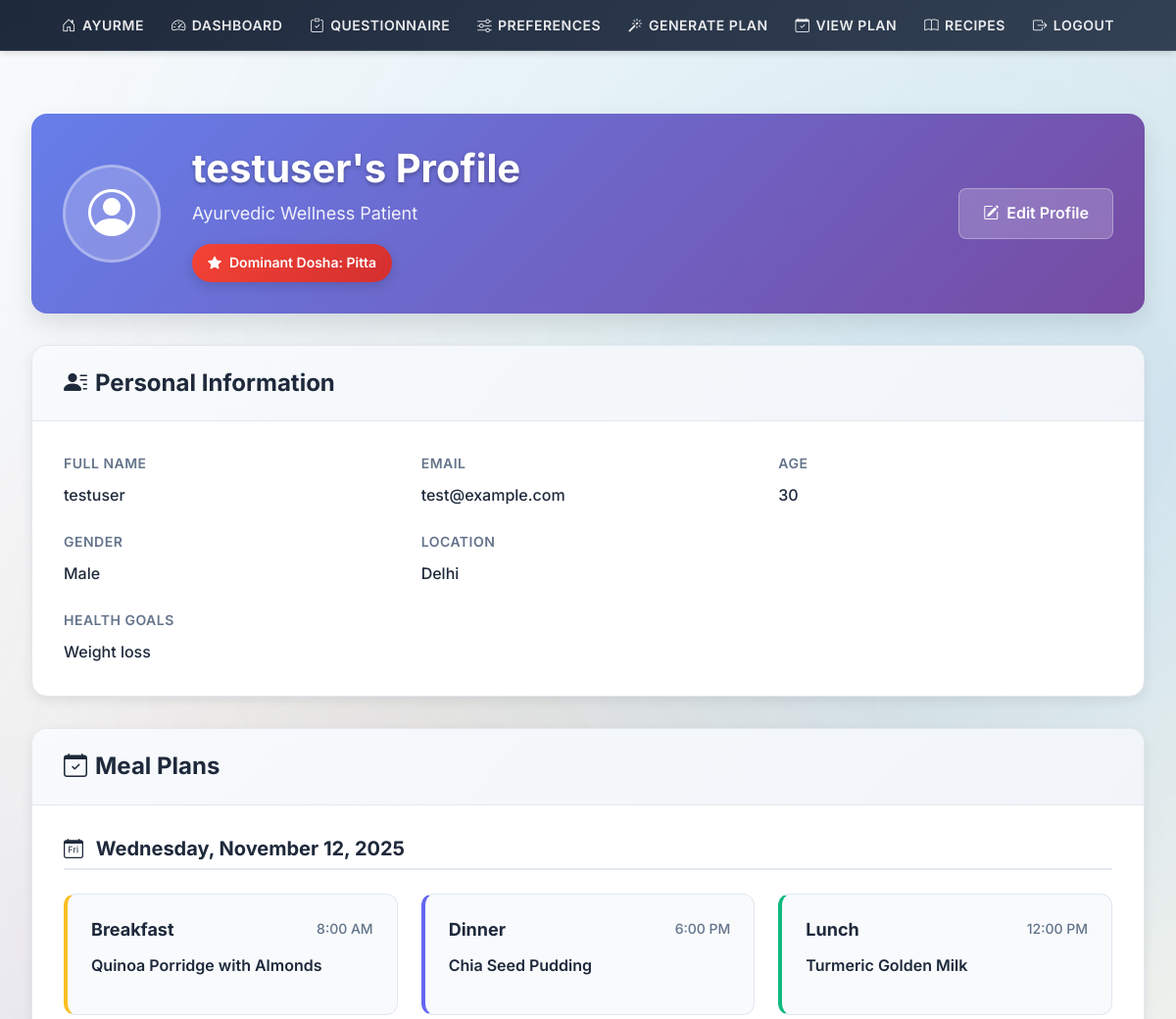
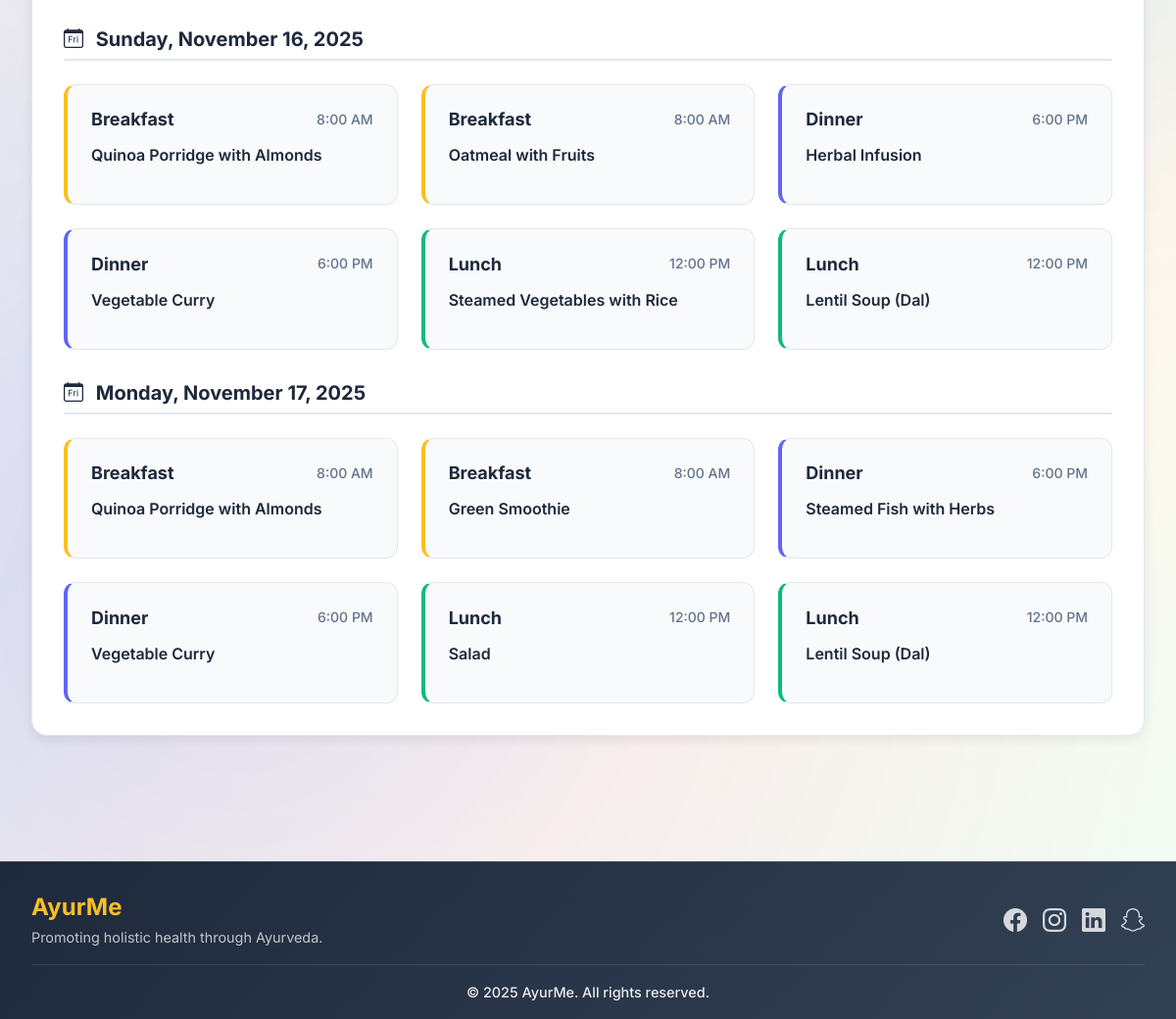
Page /profile/ (signed in) on the committed database (2 pictures, top to bottom).
### users/models.py (models this page shows)
class PatientProfile(models.Model):
    user = models.OneToOneField(User, on_delete=models.CASCADE)
    age = models.IntegerField(blank=True, null=True)
    gender = models.CharField(max_length=10, choices=[('Male', 'Male'), ('Female', 'Female'), ('Other', 'Other')])
    location = models.CharField(max_length=100)
    dominant_dosha = models.CharField(max_length=10, choices=[('Vata', 'Vata'), ('Pitta', 'Pitta'), ('Kapha', 'Kapha')], blank=True, null=True)
    health_goals = models.TextField(blank=True, null=True)

### planning/models.py (models this page shows)
class MealPlan(models.Model):
    patient = models.ForeignKey(PatientProfile, on_delete=models.CASCADE)
    date = models.DateField()
    meal_type = models.CharField(max_length=10, choices=[('Breakfast', 'Breakfast'), ('Lunch', 'Lunch'), ('Dinner', 'Dinner')])
    recipe = models.ForeignKey(Recipe, on_delete=models.CASCADE)

### nutrition/models.py (models this page shows, shortened)
class Recipe(models.Model):
    name = models.CharField(max_length=200)
    image = models.URLField(blank=True, null=True)
    recipe_text = models.TextField()
    meal_time = models.CharField(max_length=10, choices=[('Breakfast', 'Breakfast'), ('Lunch', 'Lunch'), ('Dinner', 'Dinner')])
    food_type = models.CharField(max_length=20, choices=[('Beverage', 'Beverage'), ('Main Course', 'Main Course'), ('Side', 'Side')])
    pacifies = models.CharField(max_length=50, blank=True)  # e.g., 'Vata, Pitta'
    aggravates = models.CharField(max_length=50, blank=True)  # e.g., 'Kapha'
    specific_conditions = models.CharField(max_length=200, blank=True)  # e.g., 'Indigestion, Low Energy'
    ingredients = models.TextField(blank=True)  # Key ingredients for the recipe

### users/views.py (the view)
# urls.py: path('profile/', views.profile, name='profile'),
@login_required
def profile(request):
    profile = get_object_or_404(PatientProfile, user=request.user)
    responses = PatientResponse.objects.filter(patient=profile).select_related('question')
    preferences = FoodPreference.objects.filter(patient=profile)
    meal_plans = MealPlan.objects.filter(patient=profile).select_related('recipe').order_by('date', 'meal_type')
    meal_plans_by_date = {}
    for plan in meal_plans:
        date_str = plan.date.strftime('%Y-%m-%d')
        if date_str not in meal_plans_by_date:
            meal_plans_by_date[date_str] = {'date': plan.date, 'meals': []}
        meal_plans_by_date[date_str]['meals'].append(plan)
    context = {
        'profile': profile,
        'responses': responses,
        'preferences': preferences,
        'meal_plans_by_date': meal_plans_by_date,
    }
    return render(request, 'users/profile.html', context)

### users/templates/users/profile.html (shortened to what this page needs)
{% extends 'base.html' %}
{% block content %}
<div class="profile-container">
    <div class="profile-header">
        <div class="profile-header-content">
            <div class="profile-avatar">
                <i class="bi bi-person-circle"></i>
            </div>
            <div class="profile-info">
                <h1 class="profile-name">{{ user.username }}'s Profile</h1>
                <p class="profile-role">Ayurvedic Wellness Patient</p>
                {% if profile.dominant_dosha %}
                    <div class="dosha-badge dosha-{{ profile.dominant_dosha|lower }}">
                        <i class="bi bi-star-fill me-2"></i>
                        Dominant Dosha: {{ profile.dominant_dosha }}
                    </div>
                {% endif %}
            </div>
            <div class="profile-actions">
                <a href="{% url 'edit_profile' %}" class="btn-edit-profile">
                    <i class="bi bi-pencil-square me-2"></i>Edit Profile
                </a>
            </div>
        </div>
    </div>
    <div class="profile-sections">
        <div class="profile-section">
            <div class="section-header">
                <h2 class="section-title">
                    <i class="bi bi-person-lines-fill me-2"></i>Personal Information
                </h2>
            </div>
            <div class="section-content">
                <div class="info-grid">
                    <div class="info-item">
                        <label class="info-label">Full Name</label>
                        <p class="info-value">{{ user.get_full_name|default:user.username }}</p>
                    </div>
                    <div class="info-item">
                        <label class="info-label">Email</label>
                        <p class="info-value">{{ user.email }}</p>
                    </div>
                    <div class="info-item">
                        <label class="info-label">Age</label>
                        <p class="info-value">{{ profile.age|default:"Not specified" }}</p>
                    </div>
                    <div class="info-item">
                        <label class="info-label">Gender</label>
                        <p class="info-value">{{ profile.get_gender_display|default:"Not specified" }}</p>
                    </div>
                    <div class="info-item">
                        <label class="info-label">Location</label>
                        <p class="info-value">{{ profile.location|default:"Not specified" }}</p>
                    </div>
                    <div class="info-item full-width">
                        <label class="info-label">Health Goals</label>
                        <p class="info-value">{{ profile.health_goals|default:"Not specified" }}</p>
                    </div>
                </div>
            </div>
        </div>
        {% if meal_plans_by_date %}
        <div class="profile-section">
            <div class="section-header">
                <h2 class="section-title">
                    <i class="bi bi-calendar-check me-2"></i>Meal Plans
                </h2>
            </div>
            <div class="section-content">
                {% for date_key, day_plan in meal_plans_by_date.items %}
                <div class="meal-plan-day">
                    <h3 class="day-date">
                        <i class="bi bi-calendar-day me-2"></i>
                        {{ day_plan.date|date:"l, F j, Y" }}
                    </h3>
                    <div class="meals-grid">
                        {% for meal in day_plan.meals %}
                        <div class="meal-item meal-{{ meal.meal_type|lower }}">
                            <div class="meal-header">
                                <h4 class="meal-type">{{ meal.get_meal_type_display }}</h4>
                                <span class="meal-time">
                                    {% if meal.meal_type == 'Breakfast' %}8:00 AM
                                    {% elif meal.meal_type == 'Lunch' %}12:00 PM
                                    {% else %}6:00 PM{% endif %}
                                </span>
                            </div>
                            <div class="meal-recipe">
                                <h5 class="recipe-name">{{ meal.recipe.name }}</h5>
                            </div>
                        </div>
                        {% endfor %}
                    </div>
                </div>
                {% endfor %}
            </div>
        </div>
        {% endif %}
    </div>
</div>
{% endblock %}

### templates/base.html (shortened to what this page needs)
{% load static %}
<!DOCTYPE html>
<html lang="en">
<head>
    <link href="https://cdn.jsdelivr.net/npm/bootstrap@5.3.0/dist/css/bootstrap.min.css" rel="stylesheet">
    <link rel="stylesheet" href="https://cdn.jsdelivr.net/npm/bootstrap-icons@1.10.0/font/bootstrap-icons.css">
</head>
<body>
    <nav class="navbar navbar-expand-lg navbar-dark">
        <div class="container-fluid">
            <div class="collapse navbar-collapse justify-content-start" id="navbarNav">
                <div class="navbar-nav">
                    <a class="nav-link" href="{% url 'home' %}">
                        <i class="bi bi-house-door"></i>{% if request.resolver_match.url_name == 'home' %}Home{% else %}AyurMe{% endif %}
                    </a>
                    {% if user.is_authenticated %}
                        <a class="nav-link" href="{% url 'dashboard' %}">
                            <i class="bi bi-speedometer2"></i>Dashboard
                        </a>
                        <a class="nav-link" href="{% url 'questionnaire' %}">
                            <i class="bi bi-clipboard-check"></i>Questionnaire
                        </a>
                        <a class="nav-link" href="{% url 'preferences' %}">
                            <i class="bi bi-sliders"></i>Preferences
                        </a>
                        <a class="nav-link" href="{% url 'generate_plan' %}">
                            <i class="bi bi-magic"></i>Generate Plan
                        </a>
                        <a class="nav-link" href="{% url 'view_plan' %}">
                            <i class="bi bi-calendar-check"></i>View Plan
                        </a>
                        <a class="nav-link" href="{% url 'nutrition:recipes_list' %}">
                            <i class="bi bi-book"></i>Recipes
                        </a>
                        <a class="nav-link" href="{% url 'logout' %}">
                            <i class="bi bi-box-arrow-right"></i>Logout
                        </a>
                    {% endif %}
                </div>
            </div>
        </div>
    </nav>
    <div class="main-content">
        {% block content %}{% endblock %}
    </div>
    <footer>
        <div class="footer-content">
            <div class="footer-top">
                <div class="footer-brand">
                    <h3>AyurMe</h3>
                    <p>Promoting holistic health through Ayurveda.</p>
                </div>
                <div class="social-media">
                    <a href="#" class="social-link" aria-label="Facebook">
                        <i class="bi bi-facebook"></i>
                    </a>
                    <a href="#" class="social-link" aria-label="Instagram">
                        <i class="bi bi-instagram"></i>
                    </a>
                    <a href="#" class="social-link" aria-label="LinkedIn">
                        <i class="bi bi-linkedin"></i>
                    </a>
                    <a href="#" class="social-link" aria-label="Snapchat">
                        <i class="bi bi-snapchat"></i>
                    </a>
                </div>
            </div>
            <div class="footer-bottom">
                <p>&copy; 2025 AyurMe. All rights reserved.</p>
            </div>
        </div>
    </footer>
</body>
</html>

### templates/base.html (style rules this page uses)
:root { --primary-color: #6366f1; --primary-dark: #4f46e5; --primary-light: #a5b4fc; --secondary-color: #f8fafc; --accent-color: #10b981; --vibrant-purple: #8b5cf6; --vibrant-teal: #06b6d4; --vibrant-orange: #f97316; --vibrant-pink: #ec4899; --vibrant-emerald: #10b981; --vibrant-indigo: #6366f1; --vibrant-amber: #f59e0b; --vibrant-rose: #f43f5e; --text-primary: #1e293b; --text-secondary: #64748b; --text-muted: #94a3b8; --border-color: #e2e8f0; --shadow-sm: 0 1px 2px 0 rgb(0 0 0 / 0.05); --shadow-md: 0 4px 6px -1px rgb(0 0 0 / 0.1), 0 2px 4px -2px rgb(0 0 0 / 0.1); --shadow-lg: 0 10px 15px -3px rgb(0 0 0 / 0.1), 0 4px 6px -4px rgb(0 0 0 / 0.1); --shadow-xl: 0 20px 25px -5px rgb(0 0 0 / 0.1), 0 8px 10px -6px rgb(0 0 0 / 0.1); --radius-sm: 0.375rem; --radius-md: 0.5rem; --radius-lg: 0.75rem; --radius-xl: 1rem; }
* { box-sizing: border-box; }
body { font-family: 'Inter', -apple-system, BlinkMacSystemFont, 'Segoe UI', Roboto, sans-serif; background: linear-gradient(135deg, #f8fafc 0%, #f1f5f9 25%, #e2e8f0 50%, #fef7ed 75%, #f0fdf4 100%); color: var(--text-primary); margin: 0; padding: 0; line-height: 1.6; min-height: 100vh; animation: fadeIn 0.8s ease-in; position: relative; overflow-x: hidden; }
body::before { content: ''; position: fixed; top: 0; left: 0; width: 100%; height: 100%; background: radial-gradient(circle at 20% 80%, rgba(139, 92, 246, 0.1) 0%, transparent 50%), radial-gradient(circle at 80% 20%, rgba(6, 182, 212, 0.1) 0%, transparent 50%), radial-gradient(circle at 40% 40%, rgba(249, 115, 22, 0.1) 0%, transparent 50%); pointer-events: none; z-index: -1; animation: particleFloat 20s ease-in-out infinite; }
nav { background: linear-gradient(135deg, #1e293b 0%, #334155 100%); box-shadow: 0 4px 6px -1px rgb(0 0 0 / 0.1); border-bottom: 1px solid rgba(255, 255, 255, 0.1); position: sticky; top: 0; z-index: 999; margin-top: 0; }
.navbar { padding: 0; }
.navbar-nav { width: 100%; justify-content: center; padding: 0.375rem 0; }
.nav-link { color: rgba(255, 255, 255, 0.9) !important; margin: 0 0.375rem; text-decoration: none; padding: 0.5rem 0.75rem; border-radius: var(--radius-lg); transition: all 0.3s cubic-bezier(0.4, 0, 0.2, 1); font-weight: 600; font-size: 0.875rem; text-transform: uppercase; letter-spacing: 0.5px; position: relative; overflow: hidden; }
.nav-link::before { content: ''; position: absolute; top: 0; left: -100%; width: 100%; height: 100%; background: linear-gradient(90deg, transparent, rgba(255, 255, 255, 0.2), transparent); transition: left 0.5s; }
.nav-link i { margin-right: 0.375rem; font-size: 0.9rem; }
.main-content { max-width: 1200px; margin: 0 auto; padding: 2rem 1rem; animation: slideUp 0.6s ease-out 0.2s both; }
a { color: var(--primary-color); text-decoration: none; transition: all 0.3s ease; }
.dosha-pitta { color: #ef4444; }
.meal-breakfast { background-color: #fef3c7; }
.meal-lunch { background-color: #d1fae5; }
.meal-dinner { background-color: #e0e7ff; }
footer { background: linear-gradient(135deg, #1e293b 0%, #334155 100%); color: rgba(255, 255, 255, 0.9); padding: 2rem 0 1rem; margin-top: 4rem; border-top: 1px solid rgba(255, 255, 255, 0.1); }
.footer-content { max-width: 1200px; margin: 0 auto; padding: 0 2rem; }
.footer-top { display: flex; justify-content: space-between; align-items: center; margin-bottom: 1rem; }
.footer-brand h3 { margin: 0; font-size: 1.5rem; font-weight: 700; color: #fbbf24; }
.footer-brand p { margin: 0.25rem 0 0 0; font-size: 0.9rem; opacity: 0.8; }
.social-media { display: flex; gap: 1rem; }
.social-link { color: rgba(255, 255, 255, 0.8); font-size: 1.5rem; transition: all 0.3s ease; text-decoration: none; }
.footer-bottom { text-align: center; border-top: 1px solid rgba(255, 255, 255, 0.1); padding-top: 1rem; }
.footer-bottom p { margin: 0; font-size: 0.9rem; font-weight: 500; }

### rows in the picture
PatientProfile: dominant_dosha "Pitta", age "30", gender "Male", location "Delhi", health_goals "Weight loss"
MealPlan: date "Wednesday, November 12, 2025", meal_type "Breakfast", shows "8:00 AM", recipe.name "Quinoa Porridge with Almonds"
MealPlan: meal_type "Dinner", shows "6:00 PM", recipe.name "Chia Seed Pudding"
MealPlan: meal_type "Lunch", shows "12:00 PM", recipe.name "Turmeric Golden Milk"
MealPlan: date "Sunday, November 16, 2025", meal_type "Breakfast", shows "8:00 AM", recipe.name "Quinoa Porridge with Almonds"
MealPlan: meal_type "Breakfast", shows "8:00 AM", recipe.name "Oatmeal with Fruits"
MealPlan: meal_type "Dinner", shows "6:00 PM", recipe.name "Herbal Infusion"
MealPlan: meal_type "Dinner", shows "6:00 PM", recipe.name "Vegetable Curry"
MealPlan: meal_type "Lunch", shows "12:00 PM", recipe.name "Steamed Vegetables with Rice"
MealPlan: meal_type "Lunch", shows "12:00 PM", recipe.name "Lentil Soup (Dal)"
MealPlan: date "Monday, November 17, 2025", meal_type "Breakfast", shows "8:00 AM", recipe.name "Quinoa Porridge with Almonds"
MealPlan: meal_type "Breakfast", shows "8:00 AM", recipe.name "Green Smoothie"
MealPlan: meal_type "Dinner", shows "6:00 PM", recipe.name "Steamed Fish with Herbs"
MealPlan: meal_type "Dinner", shows "6:00 PM", recipe.name "Vegetable Curry"
MealPlan: meal_type "Lunch", shows "12:00 PM", recipe.name "Salad"
MealPlan: meal_type "Lunch", shows "12:00 PM", recipe.name "Lentil Soup (Dal)"

### other values in the picture
{{ user.username }} "testuser"
{{ user.get_full_name|default:user.username }} "testuser"
{{ user.email }} "test@example.com"
